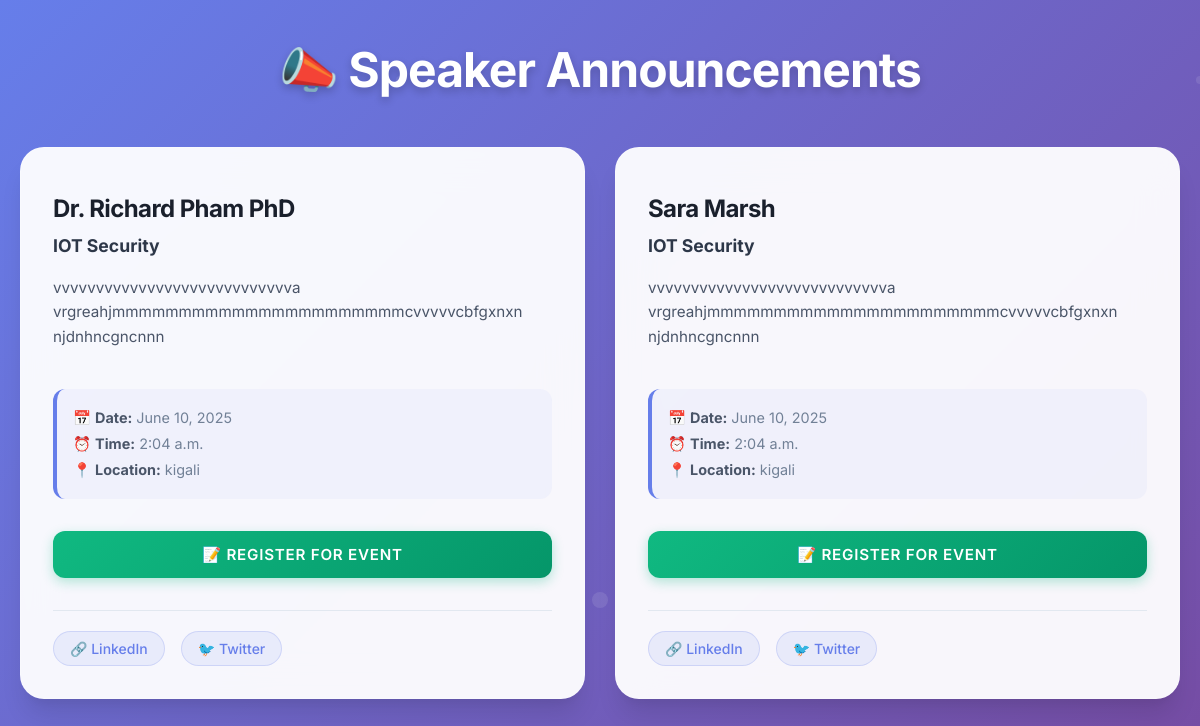
/speaker_announcement/, run on the app's committed database.
### event_app/models.py (models this page shows, shortened)
class SpeakerAnnouncement(models.Model):
    speaker = models.ForeignKey(Speaker_management, on_delete=models.CASCADE, related_name='announcements')
    topic_title = models.CharField(max_length=200)
    description = models.TextField()
    event_date = models.DateField()
    event_time = models.TimeField()
    location = models.CharField(max_length=255)
    is_keynote = models.BooleanField(default=False)
    created_at = models.DateTimeField(auto_now_add=True)

class Speaker_management(models.Model):
    name = models.CharField(max_length=100)
    biography = models.TextField()
    photo = models.ImageField(upload_to='speakers/', blank=True, null=True)
    email = models.EmailField()
    phone_number = models.CharField(max_length=20)
    linkedin_link = models.URLField(blank=True)
    twitter_link = models.URLField(blank=True)

### event_app/views.py (the view)
# urls.py: path('speaker_announcement/', views.speaker_announcements, name='speaker_announcement'),
def speaker_announcements(request):
    speakers = SpeakerAnnouncement.objects.select_related('speaker').order_by('event_date', 'event_time')
    return render(request, 'speakers.html', {'speakers': speakers})

### event_app/templates/speakers.html (shortened to what this page needs)
{% load static %}
<!DOCTYPE html>
<html>
<head>
</head>
<body>
    <h1>📣 Speaker Announcements</h1>
    <div class="container">
        {% for announcement in speakers %}
        <div class="card">
            <h2>{{ announcement.speaker.name }}</h2>
            <p><strong>{{ announcement.topic_title }}</strong></p>
            <p>{{ announcement.description }}</p>
            <p class="meta">
                📅 <strong>Date:</strong> {{ announcement.event_date }}<br>
                ⏰ <strong>Time:</strong> {{ announcement.event_time }}<br>
                📍 <strong>Location:</strong> {{ announcement.location }}
            </p>
            <a href="/participant-form/" class="register-btn">
                📝 Register for Event
            </a>
            <div class="links">
                {% if announcement.speaker.linkedin_link %}
                <a href="{{ announcement.speaker.linkedin_link }}" target="_blank">🔗 LinkedIn</a>
                {% endif %}
                {% if announcement.speaker.twitter_link %}
                <a href="{{ announcement.speaker.twitter_link }}" target="_blank">🐦 Twitter</a>
                {% endif %}
            </div>
        </div>
        {% endfor %}
    </div>
</body>
</html>

### event_app/templates/speakers.html (style rules this page uses)
* { margin: 0; padding: 0; box-sizing: border-box; }
body { font-family: 'Inter', Arial, sans-serif; background: linear-gradient(135deg, #667eea 0%, #764ba2 100%); min-height: 100vh; padding: 40px 20px; color: #1a202c; }
body::before { content: ''; position: fixed; top: 0; left: 0; width: 100%; height: 100%; pointer-events: none; z-index: 1; }
h1 { text-align: center; color: #ffffff; font-size: 3rem; font-weight: 700; margin-bottom: 3rem; text-shadow: 0 4px 8px rgba(0,0,0,0.2); letter-spacing: -0.02em; position: relative; z-index: 2; }
.container { display: grid; grid-template-columns: repeat(auto-fit, minmax(400px, 1fr)); gap: 30px; max-width: 1400px; margin: 0 auto; position: relative; z-index: 2; }
.card { background: rgba(255, 255, 255, 0.95); backdrop-filter: blur(20px); border-radius: 24px; padding: 32px; box-shadow: 0 20px 25px -5px rgba(0, 0, 0, 0.1), 0 10px 10px -5px rgba(0, 0, 0, 0.04); border: 1px solid rgba(255, 255, 255, 0.2); transition: all 0.4s cubic-bezier(0.4, 0, 0.2, 1); position: relative; overflow: hidden; display: flex; flex-direction: column; }
.card::before { content: ''; position: absolute; top: 0; left: 0; right: 0; height: 4px; background: linear-gradient(90deg, #667eea, #764ba2); transform: scaleX(0); transition: transform 0.3s ease; }
.card h2 { color: #1a202c; margin: 15px 0 8px; font-size: 1.5rem; font-weight: 700; letter-spacing: -0.025em; line-height: 1.2; }
.card p { line-height: 1.6; margin-bottom: 12px; }
.card p:first-of-type { font-size: 1.1rem; font-weight: 600; color: #2d3748; margin-bottom: 16px; }
.card p:nth-of-type(2) { color: #4a5568; font-size: 0.95rem; margin-bottom: 20px; flex-grow: 1; }
.card .meta { font-size: 0.9rem; color: #718096; margin-top: 20px; padding: 16px; background: rgba(102, 126, 234, 0.05); border-radius: 12px; border-left: 4px solid #667eea; line-height: 1.8; }
.card .meta strong { color: #4a5568; }
.register-btn { display: inline-flex; align-items: center; justify-content: center; gap: 8px; padding: 14px 24px; margin: 20px 0 16px; background: linear-gradient(135deg, #10b981, #059669); color: white; text-decoration: none; border-radius: 12px; font-weight: 600; font-size: 0.95rem; text-transform: uppercase; letter-spacing: 0.05em; transition: all 0.3s ease; box-shadow: 0 4px 12px rgba(16, 185, 129, 0.3); position: relative; overflow: hidden; }
.register-btn::before { content: ''; position: absolute; top: 0; left: -100%; width: 100%; height: 100%; background: linear-gradient(90deg, transparent, rgba(255,255,255,0.2), transparent); transition: left 0.5s; }
.links { margin-top: 16px; padding-top: 20px; border-top: 1px solid #e2e8f0; display: flex; gap: 16px; flex-wrap: wrap; }
.links a { display: inline-flex; align-items: center; gap: 6px; padding: 8px 16px; font-size: 0.875rem; color: #667eea; text-decoration: none; background: rgba(102, 126, 234, 0.1); border-radius: 20px; border: 1px solid rgba(102, 126, 234, 0.2); font-weight: 500; transition: all 0.3s ease; }
.card { animation: fadeInUp 0.6s ease forwards; opacity: 0; transform: translateY(30px); }
.card:nth-child(1) { animation-delay: 0.1s; }
.card:nth-child(2) { animation-delay: 0.2s; }

### data on the page
SpeakerAnnouncement: speaker.name "Dr. Richard Pham PhD", topic_title "IOT Security", description "vvvvvvvvvvvvvvvvvvvvvvvvvvvva vrgreahjmmmmmmmmmmmmmmmmmmmmmmcvvvvvcbfgxnxn njdnhncgncnnn", event_date "June 10, 2025", event_time "2:04 a.m.", location "kigali"
SpeakerAnnouncement: speaker.name "Sara Marsh", topic_title "IOT Security", description "vvvvvvvvvvvvvvvvvvvvvvvvvvvva vrgreahjmmmmmmmmmmmmmmmmmmmmmmcvvvvvcbfgxnxn njdnhncgncnnn", event_date "June 10, 2025", event_time "2:04 a.m.", location "kigali"
